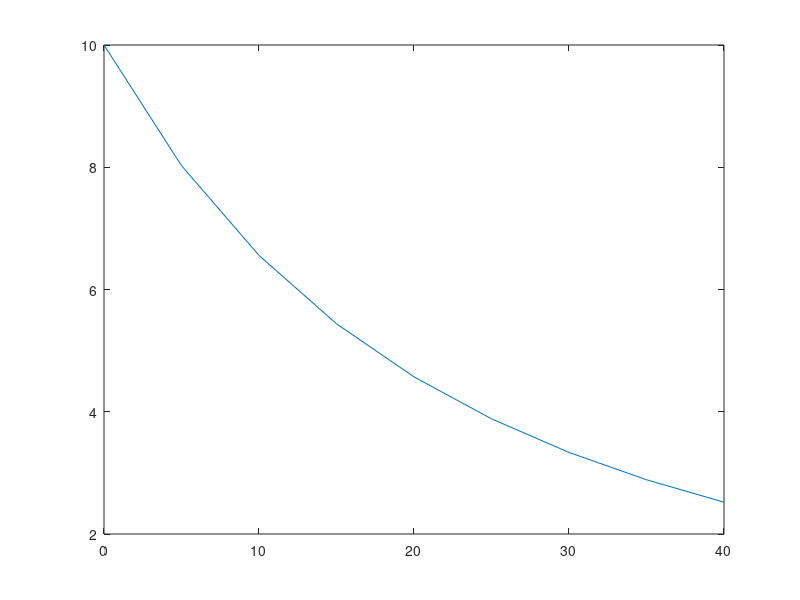

This chart was generated by the following MATLAB code: (Note: this script raises an error after producing the figure.)
close all; clear variables;

%% Experimental data
Nexp = 9;
CA =  [ 10 8.0262 6.5575 5.4393 4.5708 3.8847 3.3346 2.8877 2.5203 ];   % mol/l
t  =  [ 0  5      10     15     20     25     30     35     40     ];   % min

plot(t, CA)
%% Calculation of rA=-dCA/dt
dCAdt(1) = (CA(2) - CA(1))/(t(2) - t(1));
for i = 2:Nexp-1
   dCAdt(i) = (CA(i + 1) - CA(i-1))/(t(i + 1) - t(i-1)); 
end
dCAdt(Nexp) = (CA(Nexp) - CA(Nexp - 1))/(t(Nexp) - t(Nexp-1));
rA = -dCAdt;

% %% Plot of raw data
% figure; title('Experimental data');
% scatter(CA,rA, 'o'); 
% xlabel('C_{A} [mol/l]'); ylabel('r_A [mol/l/min]');


% %% Hypothesis: rA = k*CA^n
% % Linearization: y = q + m*x
% %                y = ln(r), q = ln(k), m = n, x = ln(CA)
% y = log(rA);
% x = log(CA);

%% Linear regression analysis
% Yexp = a0 + a1*Xexp
% Yexp = ln(r), a0 = ln(k), a1 = n, Xexp = [1, ln(CA0)]
Yexp = log(rA)';
Xexp = [ones(Nexp, 1) log(CA)'];
A = Xexp'*Xexp;
b = Xexp'*Yexp;

% A*a = b
a = A\b;

% Recover original parameters
n = a(2); % Matlab counts from 1
k = exp(a(1));
fprintf('n: %f, k: %f\n', n, k)

% Statistics
Ymod = Xexp*a;
SSres = (Yexp - Ymod)'*(Yexp - Ymod);
YexpAvg = mean(Yexp);
SStot = (Yexp - YexpAvg)'*(Yexp - YexpAvg);
R2 = 1- SSres/SStot;
fprintf('R2 = %f\n', R2);

% Plot
CAmod = 2.52:0.1:10;
xmod = log(CAmod);
ymod = log(k) + n*log(CAmod);
figure;
plot(x, y, 'o'); hold on;
plot(xmod, ymod, '-')


% Print on the screen 
% [TODO]
